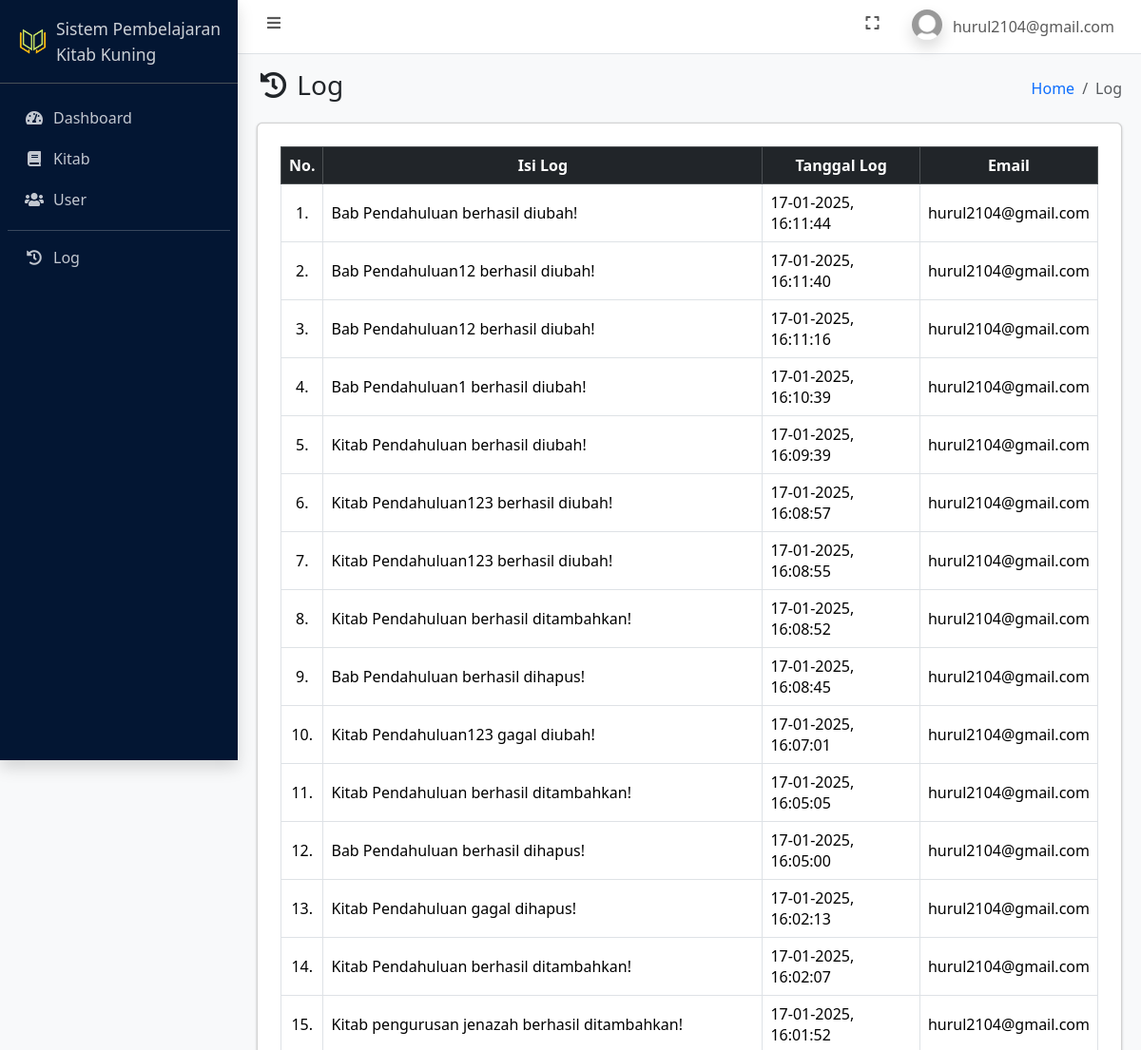
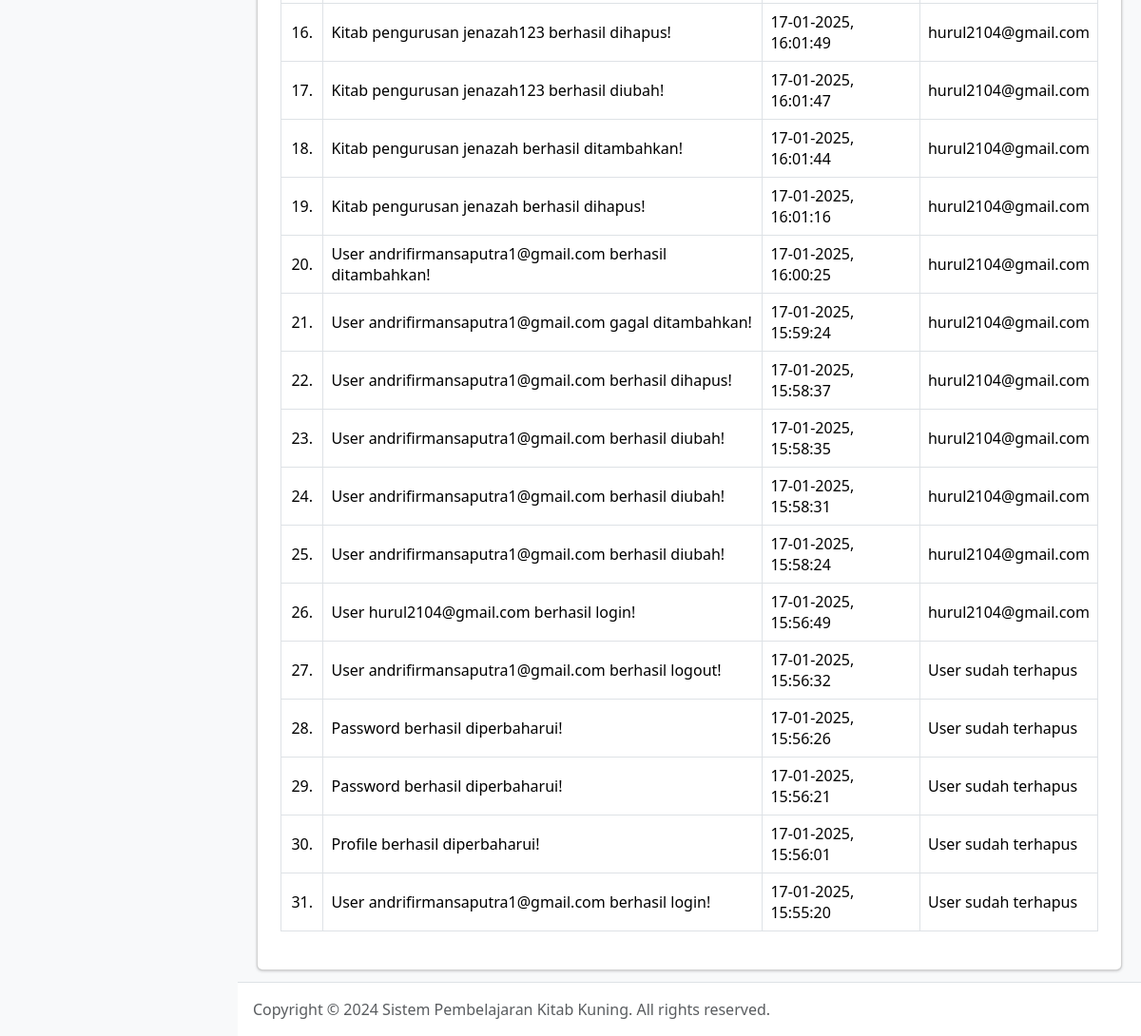
Before: /log.php (signed in) with the older database file (2 pictures, top to bottom).
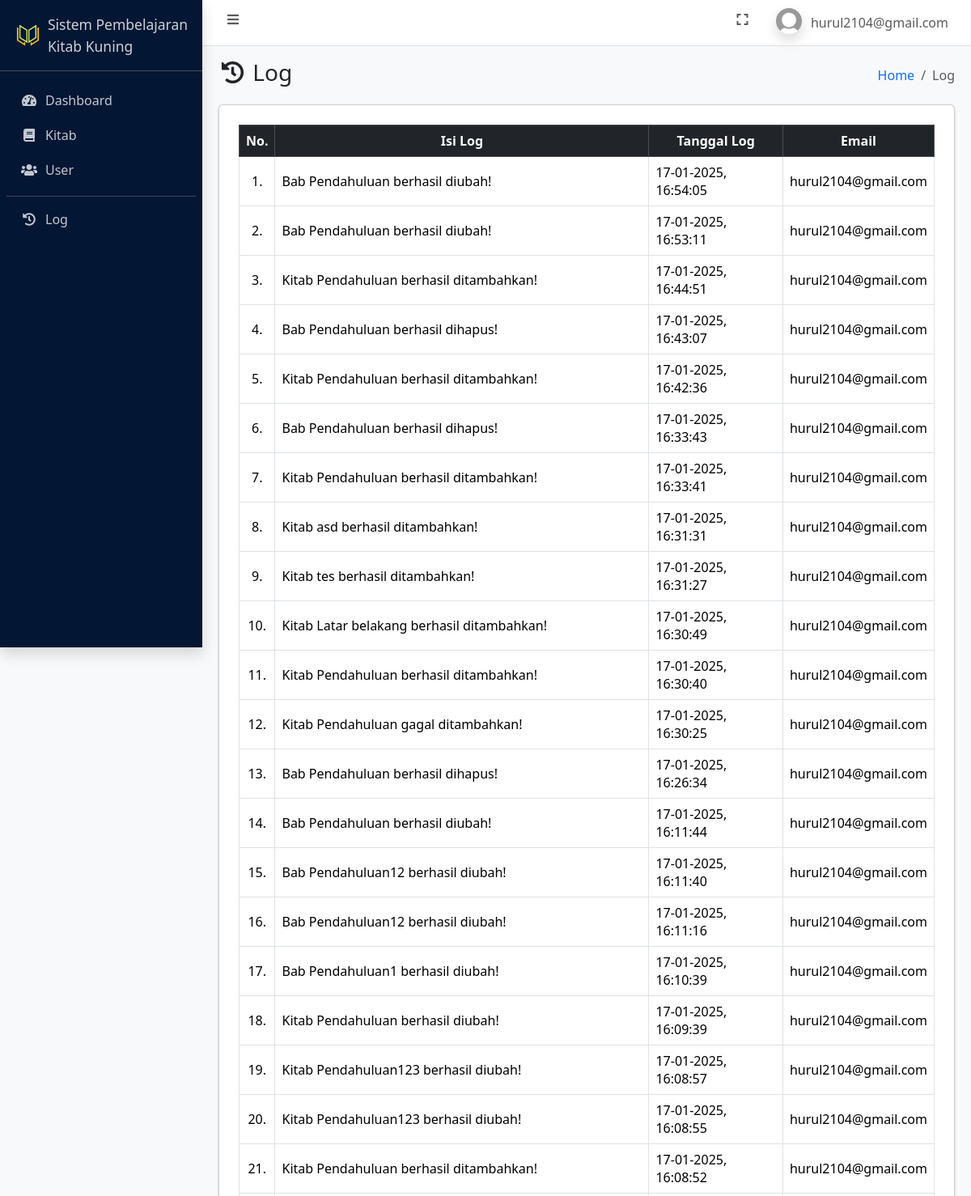
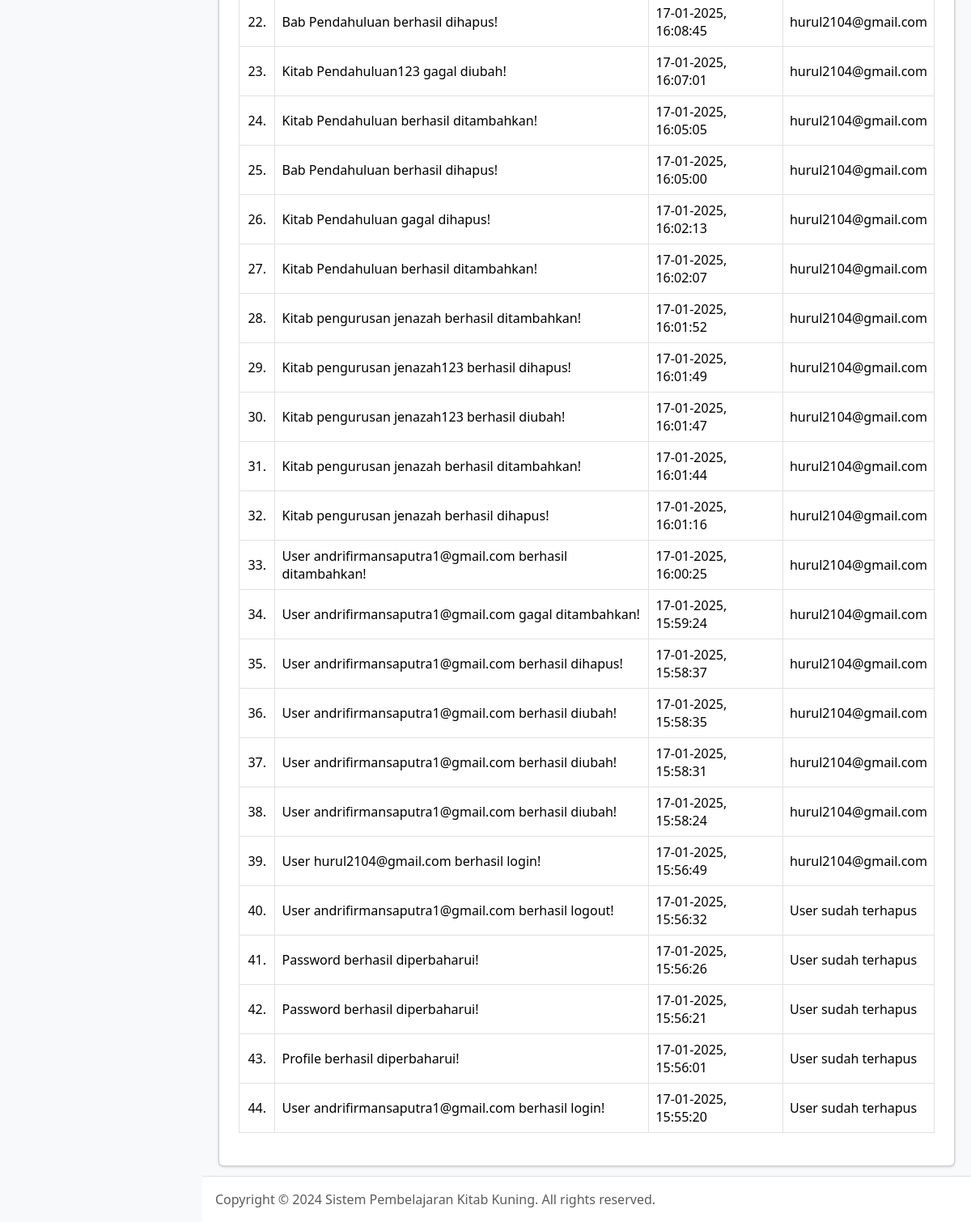
After: the same page with the newer database file (2 pictures, top to bottom).
### tables this page shows
CREATE TABLE `user` (
  `id_user` int(11) NOT NULL,
  `nama_lengkap` varchar(100) NOT NULL,
  `email` varchar(100) NOT NULL,
  `password` varchar(255) NOT NULL,
  `role` enum('admin','pengguna') NOT NULL,
  `foto` text NOT NULL,
  `is_active` int(1) NOT NULL,
  `dibuat_pada` datetime NOT NULL DEFAULT current_timestamp()
);

CREATE TABLE `log` (
  `id_log` int(11) NOT NULL,
  `isi_log` text NOT NULL,
  `tgl_log` timestamp NOT NULL DEFAULT current_timestamp(),
  `id_user` int(11) NOT NULL
);

### connection.php (called while the page is built, shortened)
<?php
	$host = 'localhost';
	$user = 'root';
	$pass = '';
	$database = 'pembelajaran_kitab_kuning';
	$conn = mysqli_connect($host, $user, $pass, $database);
    if (isset($_SESSION['id_user'])) {
    	$id_user = $_SESSION['id_user'];
		$dataUser = mysqli_fetch_assoc(mysqli_query($conn, "SELECT * FROM user WHERE id_user = $id_user"));
	}
?>

### log.php (the view, shortened to what this page needs)
<?php
    require_once 'connection.php';
    if ($dataUser['role'] == 'admin') {
        $log = mysqli_query($conn, "SELECT * FROM log LEFT JOIN user ON log.id_user = user.id_user ORDER BY tgl_log DESC");
    } else {
        $id_user = $dataUser['id_user'];
        $log = mysqli_query($conn, "SELECT * FROM log LEFT JOIN user ON log.id_user = user.id_user WHERE log.id_user = '$id_user' ORDER BY tgl_log DESC");
    }
?>
<!DOCTYPE html>
<html lang="en">
<head>
    <?php include_once 'include/head.php'; ?>
</head>
<body class="layout-fixed sidebar-expand-lg bg-body-tertiary">
    <div class="app-wrapper">
        <?php include_once 'include/navbar.php'; ?>
        <?php include_once 'include/sidebar.php'; ?>
        <main class="app-main">
            <div class="app-content-header">
                <div class="container-fluid">
                    <div class="row">
                        <div class="col-sm-6">
                            <h3 class="mb-0"><i class="nav-icon fas fa-fw fa-history"></i> Log</h3>
                        </div>
                        <div class="col-sm-6">
                            <ol class="breadcrumb float-sm-end">
                                <li class="breadcrumb-item"><a href="index.php">Home</a></li>
                                <li class="breadcrumb-item active" aria-current="page">
                                    Log
                                </li>
                            </ol>
                        </div>
                    </div>
                </div>
            </div>
            <div class="app-content">
                <div class="container-fluid">
                    <div class="card">
                        <div class="card-body">
                            <div class="table-responsive p-2">
                                <table class="table table-bordered" id="table_id">
                                    <thead class="table-dark">
                                        <tr>
                                            <th class="text-center align-middle">No.</th>
                                            <th class="text-center align-middle">Isi Log</th>
                                            <th class="text-center align-middle">Tanggal Log</th>
                                            <th class="text-center align-middle">Email</th>
                                        </tr>
                                    </thead>
                                    <tbody>
                                        <?php $i = 1; ?>
                                        <?php foreach ($log as $dl): ?>
                                            <tr>
                                                <td class="text-center align-middle"><?= $i++; ?>.</td>
                                                <td class="align-middle"><?= $dl['isi_log']; ?></td>
                                                <td class="align-middle"><?= date('d-m-Y, H:i:s', strtotime($dl['tgl_log']));; ?></td>
                                                <td class="align-middle"><?= ($dl['email']) ? $dl['email'] : 'User sudah terhapus'; ?></td>
                                            </tr>
                                        <?php endforeach ?>
                                    </tbody>
                                </table>
                            </div>
                        </div>
                    </div>
                </div>
            </div>
        </main>
        <?php include_once 'include/footer.php'; ?>
    </div>
</body>
</html>

### include/head.php (shortened to what this page needs)
<link rel="stylesheet" href="https://cdn.jsdelivr.net/npm/@fontsource/source-sans-3@5.0.12/index.css">
<link rel="stylesheet" href="css/bootstrap.min.css">
<link rel="stylesheet" href="assets/vendor/fontawesome/css/all.min.css">
<link rel="stylesheet" href="assets/vendor/datatables/css/dataTables.bootstrap5.css">
<link rel="stylesheet" href="assets/vendor/summernote/summernote-bs5.min.css">
<link rel="stylesheet" href="css/overlayscrollbars.min.css">
<link rel="stylesheet" href="css/adminlte.css">

### include/navbar.php (shortened to what this page needs)
<nav class="app-header navbar navbar-expand bg-body">
    <div class="container-fluid">
        <ul class="navbar-nav">
            <li class="nav-item"> <a class="nav-link" data-lte-toggle="sidebar" href="#" role="button"> <i class="fas fa-fw fa-bars"></i> </a> </li>
        </ul>
        <ul class="navbar-nav ms-auto">
            <li class="nav-item"> <a class="nav-link" href="#" data-lte-toggle="fullscreen"> <i data-lte-icon="maximize" class="fas fa-fw fa-expand"></i> </a> </li>
            <li class="nav-item dropdown user-menu">
                <a href="#" class="nav-link dropdown-toggle" data-bs-toggle="dropdown" aria-expanded="false">
                    <img src="assets/img/profiles/default.jpg" class="user-image rounded-circle shadow" alt="User Image">
                    <span class="d-none d-md-inline"><?= $dataUser['email']; ?></span>
                </a>
            </li>
        </ul>
    </div>
</nav>

### include/sidebar.php
<aside class="app-sidebar bg-primary-subtle shadow" data-bs-theme="dark">
    <div class="sidebar-brand">
        <a href="index.php" class="brand-link">
            <img src="assets/img/properties/logo.png" alt="Logo" class="brand-image rounded-circle">
            <span class="brand-text fw-light small">Sistem Pembelajaran<br> Kitab Kuning</span>
        </a>
    </div>
    <div class="sidebar-wrapper">
        <nav class="mt-2">
            <ul class="nav sidebar-menu flex-column" data-lte-toggle="treeview" role="menu" data-accordion="false">
                <li class="nav-item">
                    <a href="index.php" class="nav-link <?= ($_SERVER['REQUEST_URI'] == '/pembelajaran_kitab_kuning/index.php') ? 'active' : ''; ?>"> <i class="nav-icon fas fa-fw fa-tachometer-alt"></i>
                        <p>Dashboard</p>
                    </a>
                </li>
                <li class="nav-item">
                    <a href="kitab.php" class="nav-link <?= ($_SERVER['REQUEST_URI'] == '/pembelajaran_kitab_kuning/kitab.php') ? 'active' : ''; ?>"> <i class="nav-icon fas fa-fw fa-book"></i>
                        <p>Kitab</p>
                    </a>
                </li>
                <?php if ($dataUser['role'] == 'admin'): ?>
                    <li class="nav-item">
                        <a href="user.php" class="nav-link <?= ($_SERVER['REQUEST_URI'] == '/pembelajaran_kitab_kuning/user.php') ? 'active' : ''; ?>"> <i class="nav-icon fas fa-fw fa-users"></i>
                            <p>User</p>
                        </a>
                    </li>
                <?php endif ?>
                <hr class="sidebar-divider">
                <li class="nav-item">
                    <a href="log.php" class="nav-link <?= ($_SERVER['REQUEST_URI'] == '/pembelajaran_kitab_kuning/log.php') ? 'active' : ''; ?>"> <i class="nav-icon fas fa-fw fa-history"></i>
                        <p>Log</p>
                    </a>
                </li>
            </ul>
        </nav>
    </div>
</aside>

### include/footer.php (shortened to what this page needs)
<footer class="app-footer">
        Copyright &copy; 2024 Sistem Pembelajaran Kitab Kuning.
    All rights reserved.
</footer>

Changed rows visible on the page:
added log: isi_log "Bab Pendahuluan berhasil diubah!", tgl_log "17-01-2025, 16:54:05", id_user.email "hurul2104@gmail.com"
added log: isi_log "Bab Pendahuluan berhasil diubah!", tgl_log "17-01-2025, 16:53:11", id_user.email "hurul2104@gmail.com"
added log: isi_log "Kitab Pendahuluan berhasil ditambahkan!", tgl_log "17-01-2025, 16:44:51", id_user.email "hurul2104@gmail.com"
added log: isi_log "Bab Pendahuluan berhasil dihapus!", tgl_log "17-01-2025, 16:43:07", id_user.email "hurul2104@gmail.com"
added log: isi_log "Kitab Pendahuluan berhasil ditambahkan!", tgl_log "17-01-2025, 16:42:36", id_user.email "hurul2104@gmail.com"
added log: isi_log "Bab Pendahuluan berhasil dihapus!", tgl_log "17-01-2025, 16:33:43", id_user.email "hurul2104@gmail.com"
added log: isi_log "Kitab Pendahuluan berhasil ditambahkan!", tgl_log "17-01-2025, 16:33:41", id_user.email "hurul2104@gmail.com"
added log: isi_log "Kitab asd berhasil ditambahkan!", tgl_log "17-01-2025, 16:31:31", id_user.email "hurul2104@gmail.com"
added log: isi_log "Kitab tes berhasil ditambahkan!", tgl_log "17-01-2025, 16:31:27", id_user.email "hurul2104@gmail.com"
added log: isi_log "Kitab Latar belakang berhasil ditambahkan!", tgl_log "17-01-2025, 16:30:49", id_user.email "hurul2104@gmail.com"
added log: isi_log "Kitab Pendahuluan berhasil ditambahkan!", tgl_log "17-01-2025, 16:30:40", id_user.email "hurul2104@gmail.com"
added log: isi_log "Kitab Pendahuluan gagal ditambahkan!", tgl_log "17-01-2025, 16:30:25", id_user.email "hurul2104@gmail.com"
added log: isi_log "Bab Pendahuluan berhasil dihapus!", tgl_log "17-01-2025, 16:26:34", id_user.email "hurul2104@gmail.com"
